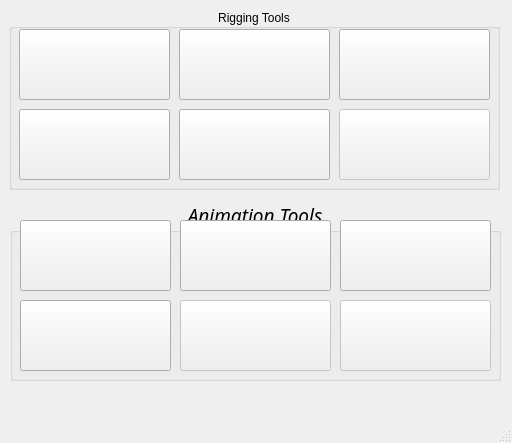
<?xml version="1.0" encoding="UTF-8"?>
<ui version="4.0">
 <class>advancedSkeletonWin</class>
 <widget class="QMainWindow" name="advancedSkeletonWin">
  <property name="geometry">
   <rect>
    <x>0</x>
    <y>0</y>
    <width>512</width>
    <height>443</height>
   </rect>
  </property>
  <property name="minimumSize">
   <size>
    <width>512</width>
    <height>443</height>
   </size>
  </property>
  <property name="windowTitle">
   <string>AdvancedSkeleton 5</string>
  </property>
  <widget class="QWidget" name="centralwidget">
   <widget class="QGroupBox" name="groupBox">
    <property name="geometry">
     <rect>
      <x>9</x>
      <y>9</y>
      <width>491</width>
      <height>181</height>
     </rect>
    </property>
    <property name="styleSheet">
     <string notr="true">font: italic 14pt &quot;Brush Script MT&quot;;</string>
    </property>
    <property name="title">
     <string>Rigging Tools</string>
    </property>
    <property name="alignment">
     <set>Qt::AlignCenter</set>
    </property>
    <widget class="QPushButton" name="AS5_Button">
     <property name="geometry">
      <rect>
       <x>10</x>
       <y>20</y>
       <width>151</width>
       <height>71</height>
      </rect>
     </property>
     <property name="sizePolicy">
      <sizepolicy hsizetype="Minimum" vsizetype="Fixed">
       <horstretch>0</horstretch>
       <verstretch>0</verstretch>
      </sizepolicy>
     </property>
     <property name="styleSheet">
      <string notr="true"/>
     </property>
     <property name="text">
      <string/>
     </property>
     <property name="icon">
      <iconset>
       <normaloff>ADVRig.bmp</normaloff>ADVRig.bmp</iconset>
     </property>
     <property name="iconSize">
      <size>
       <width>151</width>
       <height>71</height>
      </size>
     </property>
    </widget>
    <widget class="QPushButton" name="bodySelector_Button">
     <property name="geometry">
      <rect>
       <x>170</x>
       <y>20</y>
       <width>151</width>
       <height>71</height>
      </rect>
     </property>
     <property name="sizePolicy">
      <sizepolicy hsizetype="Minimum" vsizetype="Fixed">
       <horstretch>0</horstretch>
       <verstretch>0</verstretch>
      </sizepolicy>
     </property>
     <property name="styleSheet">
      <string notr="true"/>
     </property>
     <property name="text">
      <string/>
     </property>
     <property name="icon">
      <iconset>
       <normaloff>bodySeletor.bmp</normaloff>bodySeletor.bmp</iconset>
     </property>
     <property name="iconSize">
      <size>
       <width>151</width>
       <height>71</height>
      </size>
     </property>
    </widget>
    <widget class="QPushButton" name="facialSelector_Button">
     <property name="geometry">
      <rect>
       <x>330</x>
       <y>20</y>
       <width>151</width>
       <height>71</height>
      </rect>
     </property>
     <property name="sizePolicy">
      <sizepolicy hsizetype="Minimum" vsizetype="Fixed">
       <horstretch>0</horstretch>
       <verstretch>0</verstretch>
      </sizepolicy>
     </property>
     <property name="styleSheet">
      <string notr="true"/>
     </property>
     <property name="text">
      <string/>
     </property>
     <property name="icon">
      <iconset>
       <normaloff>faceSelector.bmp</normaloff>faceSelector.bmp</iconset>
     </property>
     <property name="iconSize">
      <size>
       <width>151</width>
       <height>71</height>
      </size>
     </property>
    </widget>
    <widget class="QPushButton" name="advOptimize_Button">
     <property name="geometry">
      <rect>
       <x>10</x>
       <y>100</y>
       <width>151</width>
       <height>71</height>
      </rect>
     </property>
     <property name="sizePolicy">
      <sizepolicy hsizetype="Minimum" vsizetype="Fixed">
       <horstretch>0</horstretch>
       <verstretch>0</verstretch>
      </sizepolicy>
     </property>
     <property name="styleSheet">
      <string notr="true"/>
     </property>
     <property name="text">
      <string/>
     </property>
     <property name="icon">
      <iconset>
       <normaloff>advOptimize.bmp</normaloff>advOptimize.bmp</iconset>
     </property>
     <property name="iconSize">
      <size>
       <width>151</width>
       <height>71</height>
      </size>
     </property>
    </widget>
    <widget class="QPushButton" name="slideJointOptimize_Button">
     <property name="enabled">
      <bool>true</bool>
     </property>
     <property name="geometry">
      <rect>
       <x>170</x>
       <y>100</y>
       <width>151</width>
       <height>71</height>
      </rect>
     </property>
     <property name="sizePolicy">
      <sizepolicy hsizetype="Minimum" vsizetype="Fixed">
       <horstretch>0</horstretch>
       <verstretch>0</verstretch>
      </sizepolicy>
     </property>
     <property name="styleSheet">
      <string notr="true"/>
     </property>
     <property name="text">
      <string/>
     </property>
     <property name="icon">
      <iconset>
       <normaloff>sliderJointOptimize.bmp</normaloff>sliderJointOptimize.bmp</iconset>
     </property>
     <property name="iconSize">
      <size>
       <width>151</width>
       <height>71</height>
      </size>
     </property>
    </widget>
    <widget class="QPushButton" name="other_Button_3">
     <property name="enabled">
      <bool>false</bool>
     </property>
     <property name="geometry">
      <rect>
       <x>330</x>
       <y>100</y>
       <width>151</width>
       <height>71</height>
      </rect>
     </property>
     <property name="sizePolicy">
      <sizepolicy hsizetype="Minimum" vsizetype="Fixed">
       <horstretch>0</horstretch>
       <verstretch>0</verstretch>
      </sizepolicy>
     </property>
     <property name="styleSheet">
      <string notr="true"/>
     </property>
     <property name="text">
      <string/>
     </property>
     <property name="icon">
      <iconset>
       <normaloff>Others.bmp</normaloff>Others.bmp</iconset>
     </property>
     <property name="iconSize">
      <size>
       <width>151</width>
       <height>71</height>
      </size>
     </property>
    </widget>
   </widget>
   <widget class="QGroupBox" name="groupBox_2">
    <property name="geometry">
     <rect>
      <x>10</x>
      <y>200</y>
      <width>491</width>
      <height>181</height>
     </rect>
    </property>
    <property name="font">
     <font>
      <family>Brush Script MT</family>
      <pointsize>14</pointsize>
      <weight>50</weight>
      <italic>true</italic>
      <bold>false</bold>
     </font>
    </property>
    <property name="styleSheet">
     <string notr="true">font: italic 14pt &quot;Brush Script MT&quot;;</string>
    </property>
    <property name="title">
     <string>Animation Tools</string>
    </property>
    <property name="alignment">
     <set>Qt::AlignCenter</set>
    </property>
    <widget class="QPushButton" name="IKFKSwitch_Button">
     <property name="geometry">
      <rect>
       <x>10</x>
       <y>20</y>
       <width>151</width>
       <height>71</height>
      </rect>
     </property>
     <property name="sizePolicy">
      <sizepolicy hsizetype="Minimum" vsizetype="Fixed">
       <horstretch>0</horstretch>
       <verstretch>0</verstretch>
      </sizepolicy>
     </property>
     <property name="styleSheet">
      <string notr="true"/>
     </property>
     <property name="text">
      <string/>
     </property>
     <property name="icon">
      <iconset>
       <normaloff>IKFKSwitch.bmp</normaloff>IKFKSwitch.bmp</iconset>
     </property>
     <property name="iconSize">
      <size>
       <width>151</width>
       <height>71</height>
      </size>
     </property>
    </widget>
    <widget class="QPushButton" name="mocapConvert_Button">
     <property name="geometry">
      <rect>
       <x>170</x>
       <y>20</y>
       <width>151</width>
       <height>71</height>
      </rect>
     </property>
     <property name="sizePolicy">
      <sizepolicy hsizetype="Minimum" vsizetype="Fixed">
       <horstretch>0</horstretch>
       <verstretch>0</verstretch>
      </sizepolicy>
     </property>
     <property name="styleSheet">
      <string notr="true"/>
     </property>
     <property name="text">
      <string/>
     </property>
     <property name="icon">
      <iconset>
       <normaloff>mocapConvert.bmp</normaloff>mocapConvert.bmp</iconset>
     </property>
     <property name="iconSize">
      <size>
       <width>151</width>
       <height>71</height>
      </size>
     </property>
    </widget>
    <widget class="QPushButton" name="poseDesigner_Button">
     <property name="enabled">
      <bool>true</bool>
     </property>
     <property name="geometry">
      <rect>
       <x>330</x>
       <y>20</y>
       <width>151</width>
       <height>71</height>
      </rect>
     </property>
     <property name="sizePolicy">
      <sizepolicy hsizetype="Minimum" vsizetype="Fixed">
       <horstretch>0</horstretch>
       <verstretch>0</verstretch>
      </sizepolicy>
     </property>
     <property name="styleSheet">
      <string notr="true"/>
     </property>
     <property name="text">
      <string/>
     </property>
     <property name="icon">
      <iconset>
       <normaloff>poseDesigner.bmp</normaloff>poseDesigner.bmp</iconset>
     </property>
     <property name="iconSize">
      <size>
       <width>151</width>
       <height>71</height>
      </size>
     </property>
    </widget>
    <widget class="QPushButton" name="buildPose_Button">
     <property name="enabled">
      <bool>true</bool>
     </property>
     <property name="geometry">
      <rect>
       <x>10</x>
       <y>100</y>
       <width>151</width>
       <height>71</height>
      </rect>
     </property>
     <property name="sizePolicy">
      <sizepolicy hsizetype="Minimum" vsizetype="Fixed">
       <horstretch>0</horstretch>
       <verstretch>0</verstretch>
      </sizepolicy>
     </property>
     <property name="styleSheet">
      <string notr="true"/>
     </property>
     <property name="text">
      <string/>
     </property>
     <property name="icon">
      <iconset>
       <normaloff>buildPose.bmp</normaloff>buildPose.bmp</iconset>
     </property>
     <property name="iconSize">
      <size>
       <width>151</width>
       <height>71</height>
      </size>
     </property>
    </widget>
    <widget class="QPushButton" name="other_Button_6">
     <property name="enabled">
      <bool>false</bool>
     </property>
     <property name="geometry">
      <rect>
       <x>170</x>
       <y>100</y>
       <width>151</width>
       <height>71</height>
      </rect>
     </property>
     <property name="sizePolicy">
      <sizepolicy hsizetype="Minimum" vsizetype="Fixed">
       <horstretch>0</horstretch>
       <verstretch>0</verstretch>
      </sizepolicy>
     </property>
     <property name="styleSheet">
      <string notr="true"/>
     </property>
     <property name="text">
      <string/>
     </property>
     <property name="icon">
      <iconset>
       <normaloff>Others.bmp</normaloff>Others.bmp</iconset>
     </property>
     <property name="iconSize">
      <size>
       <width>151</width>
       <height>71</height>
      </size>
     </property>
    </widget>
    <widget class="QPushButton" name="other_Button_7">
     <property name="enabled">
      <bool>false</bool>
     </property>
     <property name="geometry">
      <rect>
       <x>330</x>
       <y>100</y>
       <width>151</width>
       <height>71</height>
      </rect>
     </property>
     <property name="sizePolicy">
      <sizepolicy hsizetype="Minimum" vsizetype="Fixed">
       <horstretch>0</horstretch>
       <verstretch>0</verstretch>
      </sizepolicy>
     </property>
     <property name="styleSheet">
      <string notr="true"/>
     </property>
     <property name="text">
      <string/>
     </property>
     <property name="icon">
      <iconset>
       <normaloff>Others.bmp</normaloff>Others.bmp</iconset>
     </property>
     <property name="iconSize">
      <size>
       <width>151</width>
       <height>71</height>
      </size>
     </property>
    </widget>
   </widget>
  </widget>
  <widget class="QMenuBar" name="menubar">
   <property name="geometry">
    <rect>
     <x>0</x>
     <y>0</y>
     <width>512</width>
     <height>23</height>
    </rect>
   </property>
  </widget>
  <widget class="QStatusBar" name="statusbar"/>
 </widget>
 <resources/>
 <connections/>
</ui>
